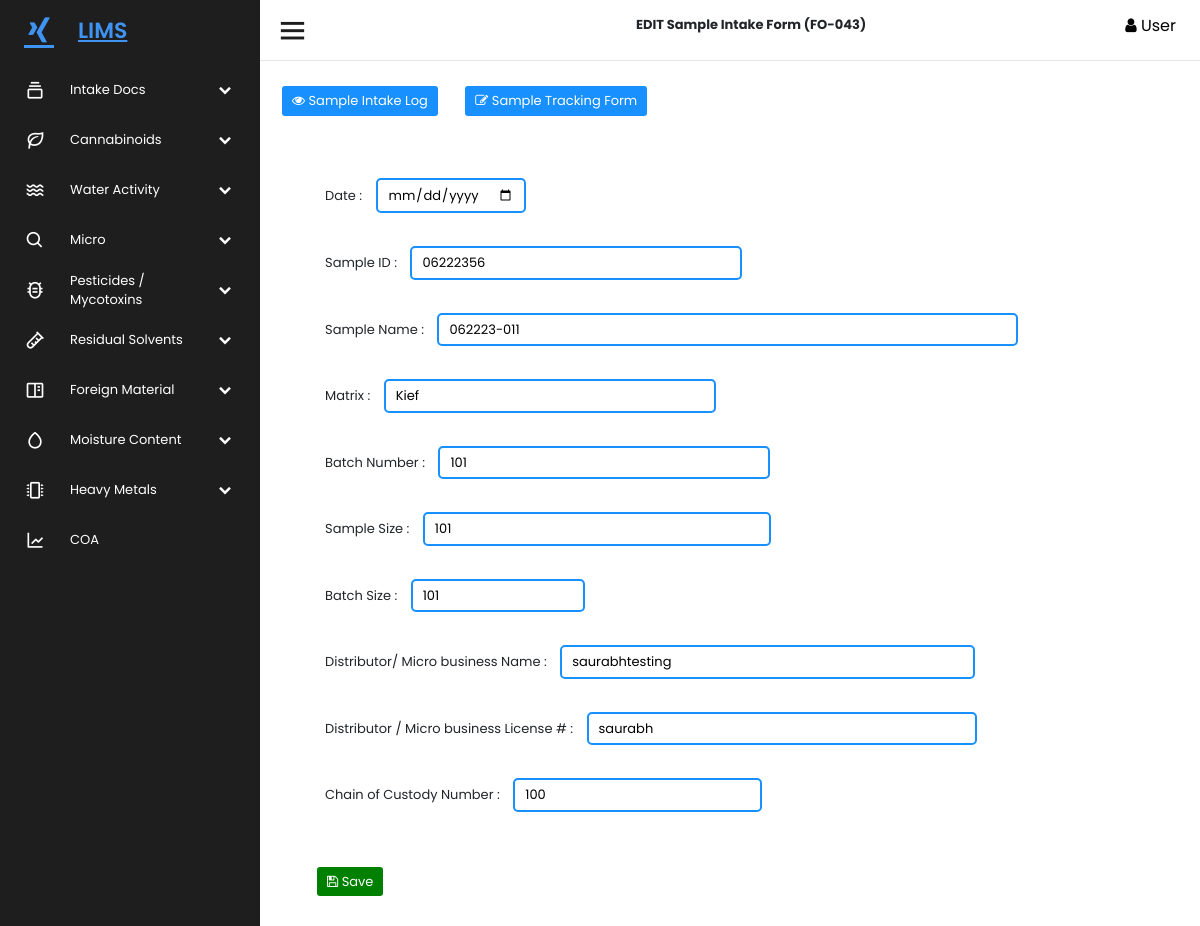
/editsampleform/2/, run on the app's committed database.
### mainApp/models.py (models this page shows, shortened)
class SampleIntakeForm(models.Model):
    id = models.AutoField(primary_key=True)
    SIF_UUID=models.UUIDField(max_length=100, unique=True, default=uuid.uuid4, editable = False)
    Date = models.DateField(default=date.today, verbose_name= 'Date')
    Sample_ID = models.CharField(max_length=40, unique=False)
    Sample_Name = models.CharField(max_length=300, unique=False, verbose_name='Sample Name')
    Matrix = models.CharField(max_length=300, unique=False, verbose_name='Matrix')
    Batch_Number = models.CharField(max_length=300, unique=False, verbose_name='Batch Number')
    Sample_Size = models.PositiveIntegerField(verbose_name='Sample Size')
    Batch_Size = models.PositiveIntegerField(verbose_name='Batch Size')
    Distributor_Micro_business_Name = models.CharField(max_length=300, unique=False, verbose_name='Distributor / Micro business Name')
    Distributor_Micro_business_License_No = models.CharField(max_length=300, unique=False, verbose_name='Distributor / Micro business License No')
    Chain_of_Custody_Number = models.CharField(max_length=300, unique=False, verbose_name='Chain of Custody Number')
    created_at = models.DateTimeField(auto_now_add=True)
    updated_at = models.DateTimeField(auto_now=True)
    class Meta:
        verbose_name_plural = 'Sample Intake Log (FO-043)'

### mainApp/views.py (the view, shortened to what this page needs)
# urls.py: path('editsampleform/<int:id>/',editsampleform),
def editsampleform(Request,id):
    try:
        data = SampleIntakeForm.objects.get(id=id)
        return render(Request, "Editsampleintakeform.html",{'data':data})
    except:
        pass
    return render(Request, "Sample Intake log.html")

### templates/Editsampleintakeform.html (shortened to what this page needs)
{% extends 'base.html' %}
{% load static %}
{% block Content %}
EDIT Sample Intake Form (FO-043)
{% endblock %}
{% block body %}
<hr style="margin-top: 60px;">
<div class="" style="margin:10px;width: 100%;">
   <div>
      <a href="\SampleIntakelog">
         <button class="search-reset"><i class="fa fa-eye"></i> Sample Intake Log
         </button>
      </a>
      <a href="\SampleTrackingForm">
         <button class="search-reset"><i class="fa fa-edit"></i> Sample Tracking Form
         </button>
      </a>
   </div>
   <form action="" method="post">
      <div style="padding: 20px;">
         <form action="" class="intake-form" style="width: 900px;">
            <div class="container">
               <div style="padding: 20px;">
                  <div class="form-group">
                     <label for="Date">Date :</label>
                     <input class="search-input" size="40" type="date" id="Date" name="Date" value="{{data.Date}}">
                  </div>
                  <div class="form-group">
                     <label for="pwd">Sample ID :</label>
                     <input class="search-input" size="40" type="number" id="Sample_ID" name="Sample_ID"
                        value="{{data.Sample_ID}}" placeholder="062223-001" style="width: 40%;">
                  </div>
                  <div class="form-group">
                     <label for="pwd">Sample Name :</label>
                     <input class="search-input" type="text" id="client_id" name="Sample_Name"
                        value="{{data.Sample_Name}}" style="width: 70%;">
                  </div>
                  <div class="form-group">
                     <label for="pwd">Matrix :</label>
                     <input class="search-input" list="suggestions" name="Matrix" value="{{data.Matrix}}"
                        style="width: 40%;" required>
                  </div>
                  <div class="form-group">
                     <label for="pwd">Batch Number :</label>
                     <input class="search-input" id="client_id" name="Batch_Number" value="{{data.Batch_Number}}"
                        style="width: 40%;">
                  </div>
                  <div class="form-group">
                     <label for="pwd">Sample Size :</label>
                     <input class="search-input" id="client_id" name="Sample_Size" value="{{data.Sample_Size}}"
                        style="width: 42%;">
                  </div>
                  <div class="form-group">
                     <label for="pwd">Batch Size :</label>
                     <input class="search-input" style="width: 21%;" id="client_id" name="Batch_Size"
                        value="{{data.Batch_Size}}">
                  </div>
                  <div class="form-group">
                     <label for="pwd">Distributor/ Micro business Name :</label>
                     <input class="search-input" style="width: 50%;" name="Distributor_Micro_business_Name"
                        value="{{data.Distributor_Micro_business_Name}}">
                  </div>
                  <div class="form-group">
                     <label for="pwd">Distributor / Micro business License # :</label>
                     <input class="search-input" style="width: 47%;" name="Distributor_Micro_business_License_No"
                        value="{{data.Distributor_Micro_business_License_No}}">
                  </div>
                  <div class="form-group">
                     <label for="pwd">Chain of Custody Number :</label>
                     <input class="search-input" name="Chain_of_Custody_Number" style="width: 30%;"
                        value="{{data.Chain_of_Custody_Number}}">
                  </div>
               </div>
               <button type="submit" class="search-reset" style="background-color: green;"><i class="fa fa-save"></i>
                  Save</button>
            </div>
      </div>
   </form>
</div>
</section>
{% endblock %}

### static/assets/css/style.css (style rules this page uses)
* { font-family: 'Poppins', sans-serif; margin: 0; padding: 0; box-sizing: border-box; list-style: none; text-decoration: none; font-size: small; }
:root { --color_Blue: #3f93f1; --color_Dark1: #1e1e1e; --color_Dark2: #252527; --color_Light1: #dfdfdf; --color_Light2: #c4c4c4; }
body { font-family: 'Poppins', sans-serif;; }
.search-input { color: black; background-color: transparent; text-shadow: none; padding: 5px 10px; border-radius: 5px; border-width: 2px; border-color: #1890ff; border-style: solid; margin: 10px; }
.search-reset { color: white; background-color: #1890ff; padding: 5px 10px; border-radius: 5px; border-width: 2px; border-color: white; border-style: solid; margin: 10px; }

### data on the page
SampleIntakeForm: Sample_ID "06222356", Sample_Name "062223-011", Matrix "Kief", Batch_Number "101", Sample_Size "101", Batch_Size "101", Distributor_Micro_business_Name "saurabhtesting", Distributor_Micro_business_License_No "saurabh", Chain_of_Custody_Number "100"
